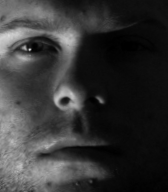
#> input picture CroppedYalePNG/yaleB01_P00A+070E-35.png, 168 x 192 px; its folder holds only this picture in this run
$ jupyter execute --allow-errors illumination.ipynb
#> lines starting #> are read from the running program, lines starting #| are printed output that depends on the picture
[cell 1]
import matplotlib.pyplot as plt
import random
import glob
import cv2
import numpy as np
import os
from keras_facenet import FaceNet

# 耶鲁数据集B 数据分析

不同光照下的人脸图像。测试的场景是不同光照角度下的人脸识别是否准确。 现在已经有数据集，结构如下：一个CroppedYalePNG文件夹，下面有共39个人的不同光照角度的人脸图片，每个人有多张，共2452个图片，注意：图片都在同一个文件夹中。命名规范如下：yaleB01_P00A+005E+10.png 01代表第一个人， A+005代表是灯光方位角为+005，E+10代表灯光仰角为+10. 先以每个人的正对镜头图片作为模型的输入（就是方位角小等于20度且俯仰角小于等于20度即可），得到并保存对应的特征向量（应该一共39个）然后将剩下的图片作为输入，看看得到的特征向量与先前保存的39个中哪个最接近，且最接近编号的是否对应该图片中人脸的编号，以此来计算准确率并输出结果。

[cell 2]
random.seed(0)
files = glob.glob('.\CroppedYalePNG/*.png') # 输入文件路径 返回匹配的文件列表
files = [file_ for file_ in files if 'Ambient' not in os.path.basename(file_)]  # 去掉Ambient文件
files = sorted(files) # 按照文件名排序
random.shuffle(files) # 随机打乱文件

random.seed() # 实际上没有传入具体的种子值，因此会使用系统时间作为种子。
k = 5

fig, axs = plt.subplots(1, k, figsize=(20, int(20 / k))) #  Matplotlib 创建一个 1 行 k 列的子图布局。figsize设定了图像的大小，这里是宽度为 20，高度由 int(20 / k) 决定，即根据 k 自动调整
for ax, file_ in zip(axs, random.choices(files, k=k)): # 从 files 列表中随机选择 k 个文件,然后使用 zip() 将每个子图 (ax) 和选择的文件 (file_) 进行配对
    ax.imshow(cv2.imread(file_, cv2.IMREAD_UNCHANGED), cmap='gray')
    # 对于每个选择的文件，读取图像，并在对应的子图中显示。cv2.imread() 使用 cv2.IMREAD_UNCHANGED 读取图像，不改变其颜色通道。
    # cmap='gray' 表示将图像以灰度模式显示。
plt.show()
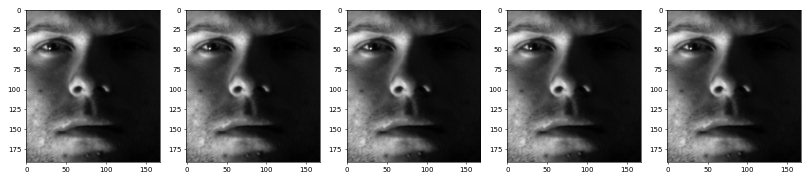
#> figure drawn by matplotlib, 5 panels

random.seed(0)

[cell 3]
# 数据通过光源对于人脸的方位角和仰角实现的
# 最终关心的是这两者绝对值的最大值。

def get_max_azim_elev(file_):
    base = os.path.basename(file_) # 获取文件名（包含扩展名）。 角度在文件名中
    base = os.path.splitext(base)[0] # 去掉文件扩展名，保留文件名基本部分。

    azim, elev = base.split('_')[-1].split('A')[-1].split('E') # 进一步分割该部分来提取方位角（azim）和仰角（elev）。
    azim, elev = int(azim), int(elev)
    return max(abs(azim), abs(elev)) # 返回方位角和仰角绝对值中的最大值。

thetas = list(map(get_max_azim_elev, files)) # 对每个文件调用 get_max_azim_elev 函数，得到每个文件对应的最大角度值。
thetas = np.array(thetas)

# 确保角度合理
assert len(thetas) == len(files)
assert min(thetas) >= 0
assert max(thetas) <= 180

# 角度值分布情况
fig = plt.figure()
plt.hist(thetas, bins='auto', histtype='bar', ec='white')
plt.xlabel('max(abs(azim), abs(elev)) value')
plt.ylabel('Freq')
plt.title("Histogram of theta values across ExtYaleB")
plt.show()
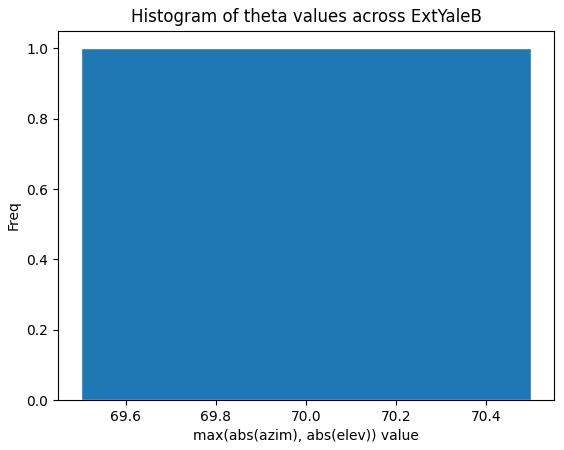
#> figure drawn by matplotlib, 1 panel
